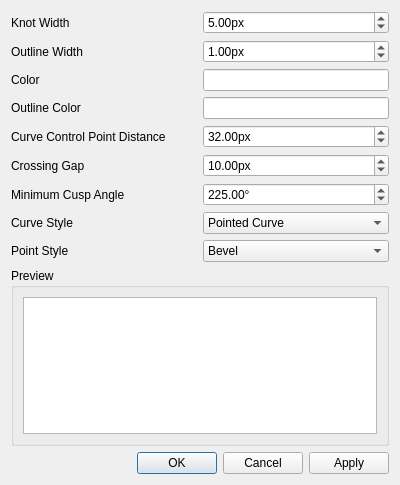
<?xml version="1.0" encoding="UTF-8"?>
<ui version="4.0">
 <class>StyleDialog</class>
 <widget class="QDialog" name="StyleDialog">
  <property name="geometry">
   <rect>
    <x>0</x>
    <y>0</y>
    <width>400</width>
    <height>485</height>
   </rect>
  </property>
  <property name="windowTitle">
   <string>Knot Style</string>
  </property>
  <layout class="QGridLayout" name="gridLayout">
   <item row="0" column="0">
    <widget class="QLabel" name="label">
     <property name="text">
      <string>Knot Width</string>
     </property>
    </widget>
   </item>
   <item row="0" column="1">
    <widget class="QDoubleSpinBox" name="knot_width_spinner">
     <property name="suffix">
      <string>px</string>
     </property>
     <property name="minimum">
      <double>1.000000000000000</double>
     </property>
     <property name="value">
      <double>5.000000000000000</double>
     </property>
    </widget>
   </item>
   <item row="1" column="0">
    <widget class="QLabel" name="label_2">
     <property name="text">
      <string>Outline Width</string>
     </property>
    </widget>
   </item>
   <item row="1" column="1">
    <widget class="QDoubleSpinBox" name="outline_width_spinner">
     <property name="suffix">
      <string>px</string>
     </property>
     <property name="maximum">
      <double>128.000000000000000</double>
     </property>
     <property name="value">
      <double>1.000000000000000</double>
     </property>
    </widget>
   </item>
   <item row="2" column="0">
    <widget class="QLabel" name="label_3">
     <property name="text">
      <string>Color</string>
     </property>
    </widget>
   </item>
   <item row="3" column="0">
    <widget class="QLabel" name="label_4">
     <property name="text">
      <string>Outline Color</string>
     </property>
    </widget>
   </item>
   <item row="4" column="0">
    <widget class="QLabel" name="label_5">
     <property name="text">
      <string>Curve Control Point Distance</string>
     </property>
    </widget>
   </item>
   <item row="4" column="1">
    <widget class="QDoubleSpinBox" name="handle_length_spinner">
     <property name="suffix">
      <string>px</string>
     </property>
     <property name="value">
      <double>32.000000000000000</double>
     </property>
    </widget>
   </item>
   <item row="10" column="0" colspan="2">
    <widget class="QDialogButtonBox" name="buttonBox">
     <property name="orientation">
      <enum>Qt::Horizontal</enum>
     </property>
     <property name="standardButtons">
      <set>QDialogButtonBox::Apply|QDialogButtonBox::Cancel|QDialogButtonBox::Ok</set>
     </property>
    </widget>
   </item>
   <item row="9" column="0" colspan="2">
    <widget class="QGroupBox" name="groupBox">
     <property name="title">
      <string>Preview</string>
     </property>
     <layout class="QGridLayout" name="gridLayout_2">
      <item row="0" column="0">
       <widget class="KnotView" name="preview">
        <property name="sizePolicy">
         <sizepolicy hsizetype="Expanding" vsizetype="Expanding">
          <horstretch>0</horstretch>
          <verstretch>0</verstretch>
         </sizepolicy>
        </property>
        <property name="verticalScrollBarPolicy">
         <enum>Qt::ScrollBarAlwaysOff</enum>
        </property>
        <property name="horizontalScrollBarPolicy">
         <enum>Qt::ScrollBarAlwaysOff</enum>
        </property>
        <property name="interactive">
         <bool>false</bool>
        </property>
       </widget>
      </item>
     </layout>
    </widget>
   </item>
   <item row="6" column="0">
    <widget class="QLabel" name="label_6">
     <property name="text">
      <string>Minimum Cusp Angle</string>
     </property>
    </widget>
   </item>
   <item row="6" column="1">
    <widget class="QDoubleSpinBox" name="cusp_angle_spinner">
     <property name="suffix">
      <string>°</string>
     </property>
     <property name="maximum">
      <double>360.000000000000000</double>
     </property>
     <property name="singleStep">
      <double>15.000000000000000</double>
     </property>
     <property name="value">
      <double>225.000000000000000</double>
     </property>
    </widget>
   </item>
   <item row="2" column="1">
    <widget class="ColorWidget" name="color">
     <property name="sizePolicy">
      <sizepolicy hsizetype="Preferred" vsizetype="Fixed">
       <horstretch>0</horstretch>
       <verstretch>0</verstretch>
      </sizepolicy>
     </property>
    </widget>
   </item>
   <item row="3" column="1">
    <widget class="ColorWidget" name="outline_color">
     <property name="sizePolicy">
      <sizepolicy hsizetype="Preferred" vsizetype="Fixed">
       <horstretch>0</horstretch>
       <verstretch>0</verstretch>
      </sizepolicy>
     </property>
    </widget>
   </item>
   <item row="7" column="0">
    <widget class="QLabel" name="label_7">
     <property name="text">
      <string>Curve Style</string>
     </property>
    </widget>
   </item>
   <item row="7" column="1">
    <widget class="QComboBox" name="style_combo">
     <item>
      <property name="text">
       <string>Pointed Curve</string>
      </property>
     </item>
     <item>
      <property name="text">
       <string>Ogee</string>
      </property>
     </item>
     <item>
      <property name="text">
       <string>Pointed Polygonal</string>
      </property>
     </item>
     <item>
      <property name="text">
       <string>Polygonal</string>
      </property>
     </item>
    </widget>
   </item>
   <item row="5" column="0">
    <widget class="QLabel" name="label_8">
     <property name="text">
      <string>Crossing Gap</string>
     </property>
    </widget>
   </item>
   <item row="5" column="1">
    <widget class="QDoubleSpinBox" name="crossing_gap_spinner">
     <property name="suffix">
      <string>px</string>
     </property>
     <property name="value">
      <double>10.000000000000000</double>
     </property>
    </widget>
   </item>
   <item row="8" column="0">
    <widget class="QLabel" name="label_9">
     <property name="text">
      <string>Point Style</string>
     </property>
    </widget>
   </item>
   <item row="8" column="1">
    <widget class="QComboBox" name="point_combo">
     <item>
      <property name="text">
       <string>Bevel</string>
      </property>
     </item>
     <item>
      <property name="text">
       <string>Miter</string>
      </property>
     </item>
     <item>
      <property name="text">
       <string>Round</string>
      </property>
     </item>
    </widget>
   </item>
  </layout>
 </widget>
 <customwidgets>
  <customwidget>
   <class>ColorWidget</class>
   <extends>QLineEdit</extends>
   <header>color_widget.hpp</header>
   <slots>
    <signal>color_changed(QColor)</signal>
   </slots>
  </customwidget>
  <customwidget>
   <class>KnotView</class>
   <extends>QGraphicsView</extends>
   <header>knotview.hpp</header>
  </customwidget>
 </customwidgets>
 <resources/>
 <connections>
  <connection>
   <sender>buttonBox</sender>
   <signal>accepted()</signal>
   <receiver>StyleDialog</receiver>
   <slot>accept()</slot>
   <hints>
    <hint type="sourcelabel">
     <x>252</x>
     <y>295</y>
    </hint>
    <hint type="destinationlabel">
     <x>157</x>
     <y>274</y>
    </hint>
   </hints>
  </connection>
  <connection>
   <sender>buttonBox</sender>
   <signal>rejected()</signal>
   <receiver>StyleDialog</receiver>
   <slot>reject()</slot>
   <hints>
    <hint type="sourcelabel">
     <x>320</x>
     <y>295</y>
    </hint>
    <hint type="destinationlabel">
     <x>286</x>
     <y>274</y>
    </hint>
   </hints>
  </connection>
  <connection>
   <sender>buttonBox</sender>
   <signal>clicked(QAbstractButton*)</signal>
   <receiver>StyleDialog</receiver>
   <slot>clicked(QAbstractButton*)</slot>
   <hints>
    <hint type="sourcelabel">
     <x>42</x>
     <y>286</y>
    </hint>
    <hint type="destinationlabel">
     <x>42</x>
     <y>321</y>
    </hint>
   </hints>
  </connection>
 </connections>
 <slots>
  <slot>clicked(QAbstractButton*)</slot>
 </slots>
</ui>
